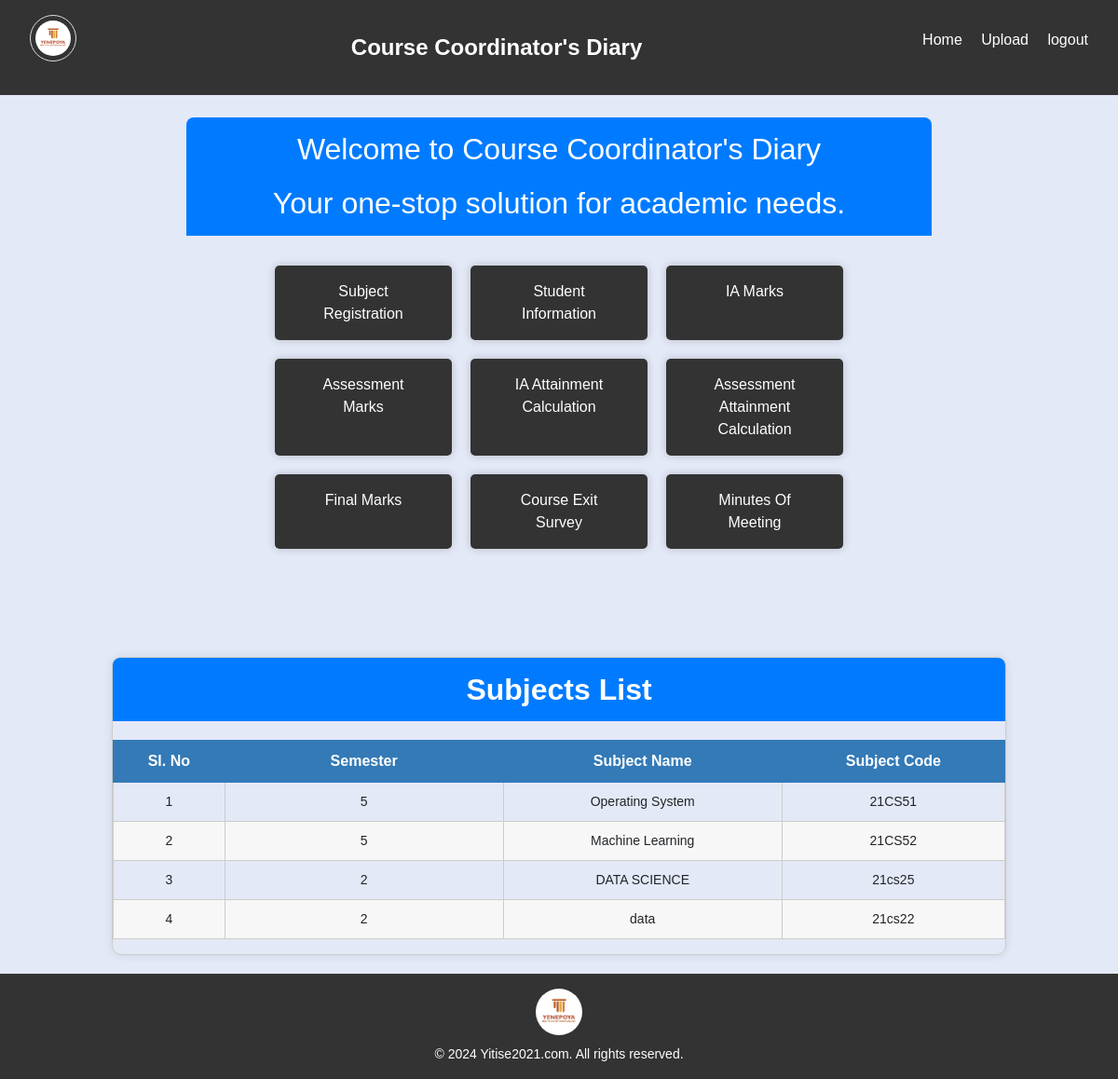
The app's page /home.php with its own data.
### tables this page shows
CREATE TABLE `subjects` (
  `id` int(11) NOT NULL,
  `semester` int(11) DEFAULT NULL,
  `sub_code` varchar(20) DEFAULT NULL,
  `sub_name` varchar(100) DEFAULT NULL,
  `total_marks` int(11) DEFAULT NULL,
  `num_internals` int(11) DEFAULT NULL,
  `max_marks_each_internal` int(11) DEFAULT NULL,
  `theory_ia_marks` int(11) DEFAULT NULL,
  `mini_project_marks` int(11) DEFAULT NULL,
  `avg` varchar(100) DEFAULT NULL
);

### home.php (the view, shortened to what this page needs)
<?php
include('connection/dbconfig.php');
?>
<!DOCTYPE html>
<html lang="en">
<head>
    <link href="https://stackpath.bootstrapcdn.com/bootstrap/4.5.2/css/bootstrap.min.css" rel="stylesheet">
     <link rel="stylesheet" href="style/styles.css">
</head>
<body>
    <header class="header">
    <nav class="nav">
        <div class="logo-container">
            <img src="image/logo.png" alt="Logo" class="logo-image">
        </div>
        <div class="logo">Course Coordinator's Diary</div>
        <ul class="nav-links">
            <li><a href="home.php">Home</a></li>
            <li><a href="data_upload.php">Upload</a></li>
            <li><a href="logout.php">logout</a></li>
        </ul>
    </nav>
</header>
    <section class="hero">
        <div class="hero-content">
            <h2>Welcome to Course Coordinator's Diary</h2>
            <h2>Your one-stop solution for academic needs.</h2>
            <div class="cta-buttons">
                <a href="subject_reg.php" class="cta-button">Subject Registration</a>
                <a href="student_info.php" class="cta-button">Student Information</a>
                <a href="select_sem.php" class="cta-button">IA Marks</a>
                <a href="pink_book_marks.php" class="cta-button">Assessment Marks</a>
                <a href="IA_attainment_cal.php" class="cta-button">IA Attainment Calculation</a>
                <a href="assessment_attainment_cal.php" class="cta-button">Assessment Attainment Calculation</a>
                <a href="final_marks.php" class="cta-button">Final Marks</a>
                <a href="course_exit_survey.php" class="cta-button">Course Exit Survey</a>
                <a href="csb.php" class="cta-button">Minutes Of Meeting</a>
            </div>
        </div>
    </section>
    <section class="subject-list">
        <h2 style="text-align: center; color:white;">Subjects List</h2>
        <table class="table">
            <thead>
                <tr>
                    <th style="text-align: center; background-color: #337ab7; color: #fff; border: 1px solid #337ab7;">Sl. No</th>
                    <th style="text-align: center; background-color: #337ab7; color: #fff; border: 1px solid #337ab7;">Semester</th>
                    <th style="text-align: center; background-color: #337ab7; color: #fff; border: 1px solid #337ab7;">Subject Name</th>
                    <th style="text-align: center; background-color: #337ab7; color: #fff; border: 1px solid #337ab7;">Subject Code</th>
                </tr>
            </thead>
            <tbody>
                <?php
                    $query = "SELECT * FROM subjects";
                    $result = mysqli_query($conn, $query);
                    if (mysqli_num_rows($result) > 0) {
                        $sl_no = 1;
                        while ($row = mysqli_fetch_assoc($result)) {
                            echo "<tr>";
                            echo "<td>". $sl_no. "</td>";
                            echo "<td>". (isset($row['semester']) ? $row['semester'] : ''). "</td>";
                            echo "<td>". (isset($row['sub_name']) ? $row['sub_name'] : ''). "</td>";
                            echo "<td>". (isset($row['sub_code']) ? $row['sub_code'] : ''). "</td>";
                            echo "</tr>";
                            $sl_no++;
                        }
                    } else {
                        echo "<tr><td colspan='4'>No subjects found</td></tr>";
                    }
                ?>
            </tbody>
        </table>
    </section>
    <footer>
    <img src="image/logo.png" alt="Logo" class="footer-logo">
    <p>&copy; 2024 Yitise2021.com. All rights reserved.</p>
</footer>
</body>
</html>

### style/styles.css (style rules this page uses)
* { margin: 0; padding: 0; box-sizing: border-box; }
body { font-family: Arial, sans-serif; margin: 0; padding: 0; background: #e4e9f7; background-size: 400% 400%; animation: gradientBackground 15s ease infinite; display: flex; flex-direction: column; min-height: 100vh; }
.header { background: #333; color: #fff; padding: 1rem 0; text-align: center; position: fixed; width: 100%; top: 0; z-index: 1000; }
.logo-container { text-align: center; margin-bottom: 20px; }
.logo-image { width: 50px; height: 50px; border-radius: 50%; border: 1px solid #ddd; padding: 5px; }
.logo { font-size: 18px; font-weight: bold; margin-left: 10px; }
.nav { display: flex; justify-content: space-between; align-items: center; max-width: 1200px; margin: 0 auto; padding: 0 2rem; }
.logo { font-size: 1.5rem; font-weight: bold; }
.nav-links { list-style: none; }
.nav-links li { display: inline; margin-left: 1rem; }
.nav-links a { color: #fff; text-decoration: none; font-size: 1rem; transition: color 0.3s ease; }
footer { bottom: 0; width: 100%; text-align: center; padding: 20px; background-color: #333; color: white; display: flex; flex-direction: column; align-items: center; padding: 10px; }
.footer-logo { width: 50px; height: 50px; border-radius: 50%; margin-bottom: 10px; }
footer p { margin: 0; font-size: 14px; color: white; }
h1, h2 { text-align: center; }
h2 { background-color: #007bff; color: #fff; text-align: center; padding: 15px; border-top-left-radius: 8px; border-top-right-radius: 8px; margin-top: -30px; margin-bottom: 20px; position: relative; }

### home.php (style rules this page uses)
.hero { color: #fff; padding: 6rem 0; text-align: center; margin-top: 60px; flex: 1; }
.hero-content { max-width: 800px; margin: 0 auto; }
.cta-buttons { display: flex; flex-wrap: wrap; justify-content: center; gap: 20px; margin-top: 2rem; }
.cta-button { background: #333; color: #fff; padding: 1rem 2rem; border: none; border-radius: 5px; font-size: 1rem; cursor: pointer; transition: background 0.3s ease, transform 0.3s ease; text-decoration: none; display: inline-block; text-align: center; box-shadow: 0 0 10px rgba(0, 0, 0, 0.2); width: calc(25% - 10px); }
.table { border-collapse: collapse; width: 100%; border: 1px solid #ddd; }
.table th, .table td { border: 1px solid #ddd; padding: 8px; text-align: left; font-family: Arial, sans-serif; }
.table th { background-color: #337ab7; color: #fff; font-weight: bold; }
.table td { font-size: 14px; }
footer { background-color: #333; color: #fff; text-align: center; padding: 1rem 0; width: 100%; }
.subject-list { margin: 20px auto; width: 80%; border: 1px solid #ccc; border-radius: 10px; box-shadow: 0 0 10px rgba(0, 0, 0, 0.1); }
.subject-list h2 { margin-top: 0; font-weight: bold; color: #00698f; }
.table { width: 100%; border-collapse: collapse; }
.table thead th { background-color: #009688; color: #fff; border: 1px solid #009688; padding: 10px; text-align: center; }
.table tbody td { border: 1px solid #ccc; padding: 10px; text-align: center; }
.table tbody tr:nth-child(even) { background-color: #f7f7f7; }
.subject-list .table td { vertical-align: middle; }
.subject-list .table th, .subject-list .table td { width: 25%; }
.subject-list .table th:first-child, .subject-list .table td:first-child { width: 10%; }
.subject-list .table th:last-child, .subject-list .table td:last-child { width: 20%; }

### records on screen
subjects: semester "5", sub_name "Operating System", sub_code "21CS51"
subjects: semester "5", sub_name "Machine Learning", sub_code "21CS52"
subjects: semester "2", sub_name "DATA SCIENCE", sub_code "21cs25"
subjects: semester "2", sub_name "data", sub_code "21cs22"
